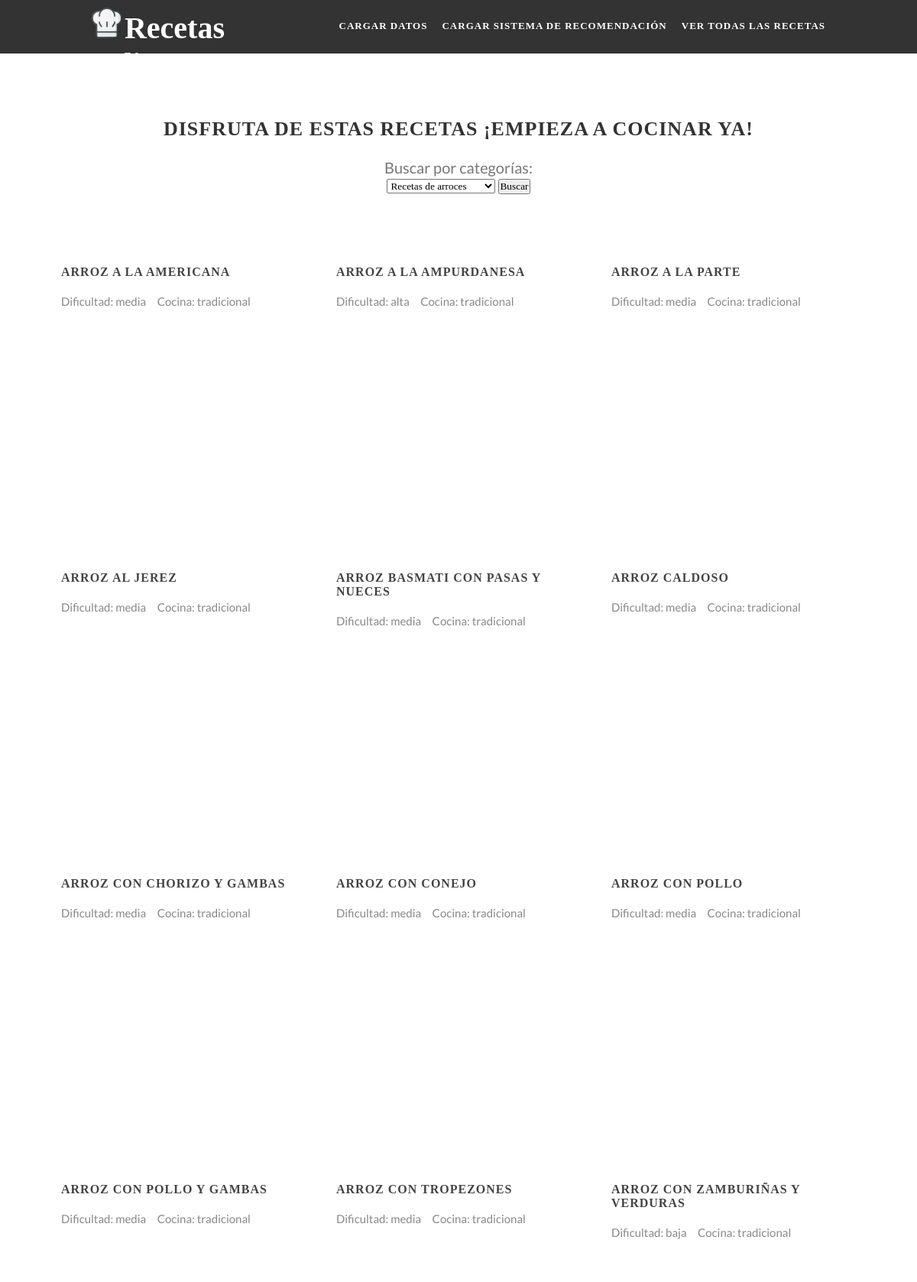
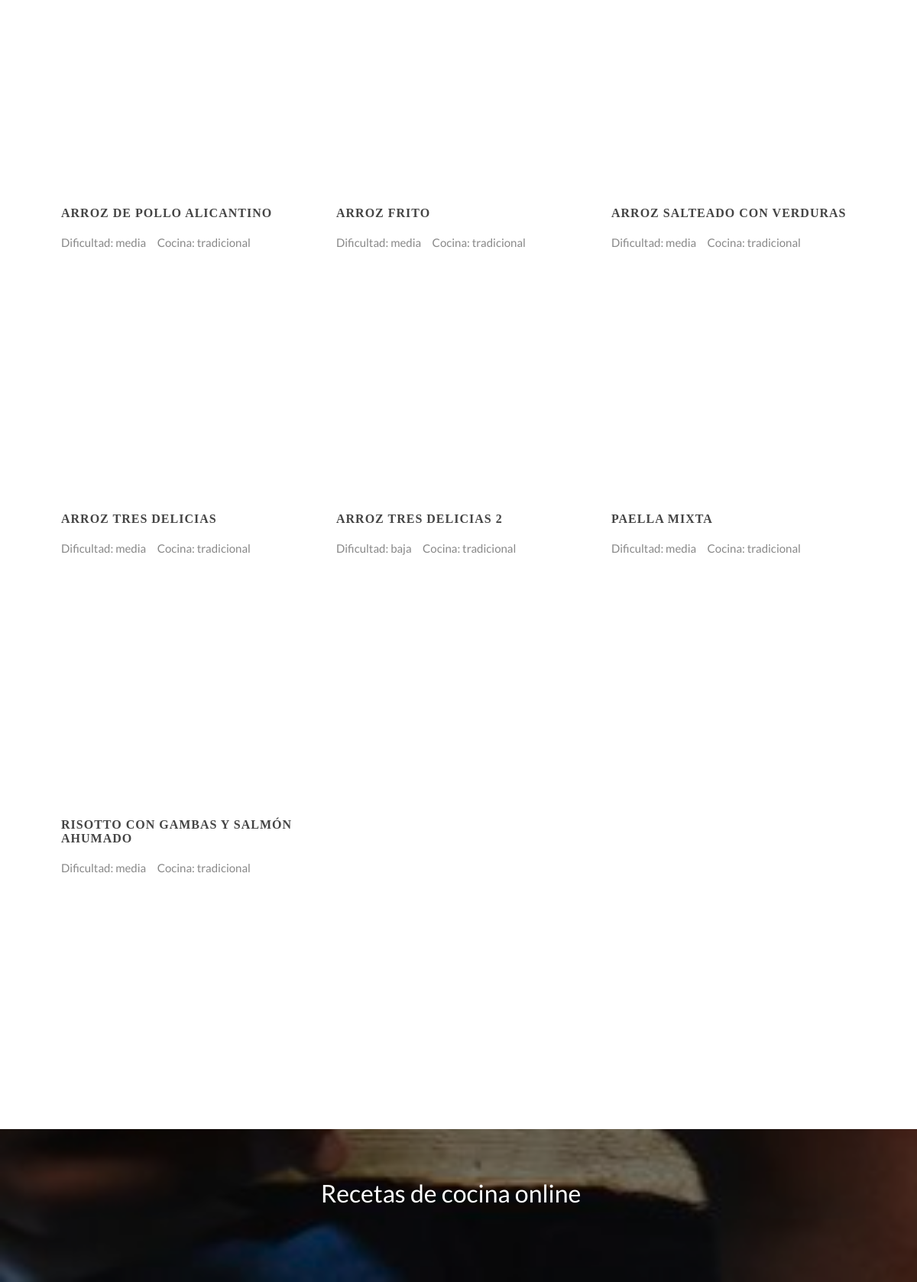
Screenshot of /show_all/ with the database file from the repository (2 pictures, top to bottom).
### principal/models.py (models this page shows)
class Receta(models.Model):
    id_receta = models.IntegerField(primary_key=True)
    categoria = models.ForeignKey(Categoria, on_delete=models.CASCADE)
    titulo = models.CharField(max_length=255)
    pdf_url = models.CharField(max_length=255)
    dificultad = models.CharField(max_length=255)
    cocina = models.CharField(max_length=255)
    vegetariana = models.CharField(max_length=2000)
    celiacos = models.CharField(max_length=2000)
    foto = models.CharField(max_length=2000)
    ingredientes = models.CharField(max_length=2000)
    pasos = models.CharField(max_length=2000)

### principal/views.py (the view)
# urls.py: path("show_all/", views.show_all),
def show_all(request):
    categorias = Categoria.objects.all()
    if request.method == 'POST':
        cat = CatForm(request.POST)
        selected_value = request.POST['cat']
        print(selected_value)
        recetas = Receta.objects.filter(categoria_id = selected_value)
        return render(
                request,
                "users/show_all.html",
                {"recetas": recetas, "categorias": categorias},
            )
    else:
        recetas = Receta.objects.filter(categoria_id = 1)
        return render(request, "users/show_all.html", {"recetas": recetas, "categorias": categorias})

### principal/templates/users/show_all.html (shortened to what this page needs)
{% load static %}
<!DOCTYPE html>
<html lang="en">
<head>
	<link rel="stylesheet" href="{% static 'assets/css/slider2.css' %}" />
	<link rel="stylesheet" href="{% static 'assets/css/estilos.css' %}" />
	<link rel="stylesheet" href="{% static 'assets/css/animate.css' %}" />
	<link rel="stylesheet" href="{% static 'assets/css/secciones.css' %}" />
</head>
<body>
	<header>
			<div class="ancho">
				<div class="logo">
				<p><img width="40px" src="\static\images\chef.png"> <a href="/"> Recetas online</a></p>
				</div>
				<nav>
					<ul>
						<li><a href="/load_data/">Cargar datos</a></li>
						<li><a href="/loadRS/">Cargar sistema de recomendación</a></li>
						<li><a href="/show_all/">Ver todas las recetas</a></li>
					</ul>
				</nav>
			</div>
		</header>
<div id="particles-js"></div>
{% block content %}
<h2 style="text-align: center;">Disfruta de estas recetas ¡empieza a cocinar ya!</h2>
<div style="text-align: center;">
<h3>Buscar por categorías: </h3>
<form method = "POST">
    <select name = "cat" >
		{% for categoria in categorias %}
			<option  value="{{categoria.categoria_id}}"> <h3>{{categoria.titulo}}</h3> </option>
        {% endfor %}
    </select>
    <input type="submit" value="Buscar">
</div>
<section class="wap">
	<section class="contenedor-columnas">
    		{% for receta in recetas %}
			<div class="columnasx3">
				<h4>{{receta.titulo}}</h4>
				<p>Dificultad: {{receta.dificultad}}  &nbsp; &nbsp; Cocina: {{receta.cocina}}</p>
			</div>
		    {% endfor %}
		{% endblock content %}
	</section>
</section>
<br>
<section class="banner-2">
	<h3>Recetas de cocina online<a href="#"></a></h3>
</section>
<br>
<br>
<br>
<br>
<br>
<br>
<br>
<br>
<br>
<br>
<br>
<br>
<br>
<br>
<br>
<br>
<br>
<br>
<br>
<br>
<br>
<br>
<br>
<br>
<br>
<br>
<br>
<br>
<br>
</body>
</html>

### static/assets/css/estilos.css (style rules this page uses)
* { margin: 0; padding: 0; font-family: rale; }
header { width: 100%; background: rgba(0,0,0,.8); height: 70px; position: fixed; z-index: 10; }
.ancho { width: 80%; height: 70px; margin: auto; }
.logo { width: 30%; height: 70px; float: left; padding-top: 10px; box-sizing: border-box; }
.logo p a { color: #fff; font-size: 40px; text-decoration: none; font-weight: bold; font-family: rale; }
nav { width: 70%; height: 70px; float: left; text-align: right; padding-top: 24px; box-sizing: border-box; }
nav ul li { display: inline; }
nav ul li a { color: #fff; font-size: 13px; text-decoration: none; text-transform: uppercase; padding-left: 15px; font-weight: bold; letter-spacing: 1px; font-family: rale; }

### static/assets/css/secciones.css (style rules this page uses)
* { box-sizing: border-box; }
h1, h2, h4, h5, h6 { text-transform: uppercase; color: #444; font-family: rale; letter-spacing: 1px; }
h2 { font-size: 26px; color: #333; }
h3 { font-family: 'Lato', sans-serif; font-size: 20px; line-height: 1.5; padding-top:20px; font-weight: normal; color: #777; }
h4 { margin-top: 15px; font-size: 16px; }
p { color: #888; font-family: Lato, sans-serif; font-size: 15px; }
.wap { width: 90%; margin: auto; }
.contenedor-columnas { width: 100%; margin: auto; margin-bottom: 50px; }
.columnasx3 { width: 33.333%; float: left; height: 400px; padding: 10px 20px; box-sizing: border-box; margin: auto; }
.columnasx3 h4 { padding-bottom: 20px; }
.banner-2 { margin-top: 50px; background: url(sub_logo.jpg); float: left; width: 100%; height: 200px; background-repeat:no-repeat; background-size:cover; background-attachment: fixed; text-align: center; }
.banner-2 h3 { background: rgba(0,0,0,.5); color: #fff; font-size: 32px; height: 100%; padding-top: 5%; }

### rows the page displays
Receta: titulo "ARROZ A LA AMERICANA", dificultad "media", cocina "tradicional"
Receta: titulo "ARROZ A LA AMPURDANESA", dificultad "alta", cocina "tradicional"
Receta: titulo "ARROZ A LA PARTE", dificultad "media", cocina "tradicional"
Receta: titulo "ARROZ AL JEREZ", dificultad "media", cocina "tradicional"
Receta: titulo "ARROZ BASMATI CON PASAS Y NUECES", dificultad "media", cocina "tradicional"
Receta: titulo "ARROZ CALDOSO", dificultad "media", cocina "tradicional"
Receta: titulo "ARROZ CON CHORIZO Y GAMBAS", dificultad "media", cocina "tradicional"
Receta: titulo "ARROZ CON CONEJO", dificultad "media", cocina "tradicional"
Receta: titulo "ARROZ CON POLLO", dificultad "media", cocina "tradicional"
Receta: titulo "ARROZ CON POLLO Y GAMBAS", dificultad "media", cocina "tradicional"
Receta: titulo "ARROZ CON TROPEZONES", dificultad "media", cocina "tradicional"
Receta: titulo "ARROZ CON ZAMBURIÑAS Y VERDURAS", dificultad "baja", cocina "tradicional"
Receta: titulo "ARROZ DE POLLO ALICANTINO", dificultad "media", cocina "tradicional"
Receta: titulo "ARROZ FRITO", dificultad "media", cocina "tradicional"
Receta: titulo "ARROZ SALTEADO CON VERDURAS", dificultad "media", cocina "tradicional"
Receta: titulo "ARROZ TRES DELICIAS", dificultad "media", cocina "tradicional"
Receta: titulo "ARROZ TRES DELICIAS 2", dificultad "baja", cocina "tradicional"
Receta: titulo "PAELLA MIXTA", dificultad "media", cocina "tradicional"
Receta: titulo "RISOTTO CON GAMBAS Y SALMÓN AHUMADO", dificultad "media", cocina "tradicional"
